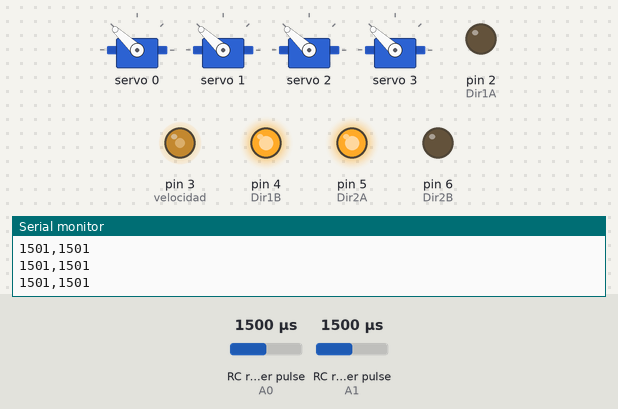
Simulated run of this sketch. Board: Arduino Uno, built with avr-gcc and run on an emulated ATmega328P. Parts: 4 × servo, output pins drawn as LEDs (lit = HIGH), the last lines printed to the serial monitor. Wiring (inferred from the names in the program): 2 × RC receiver channel: data A0 / data A1. The test bench sets the inputs (shaded band); at power-on: RC receiver pulse (sensors on A1, A0) 1500 µs.

Above: at 1.2 s.
1.3 s: RC receiver pulse (sensor on A1) set to 1020 µs
At 2.1 s:
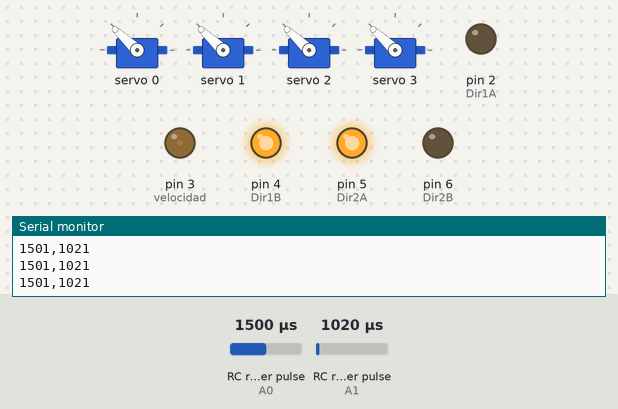
2.8 s: RC receiver pulse (sensor on A1) set to 1250 µs
At 3.2 s:
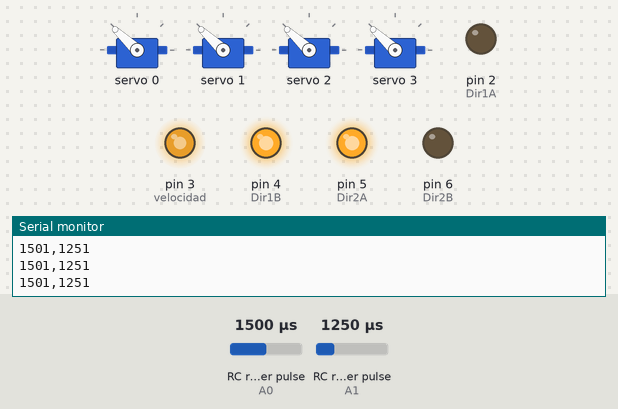
4.3 s: RC receiver pulse (sensor on A1) set to 1750 µs
At 5.5 s:
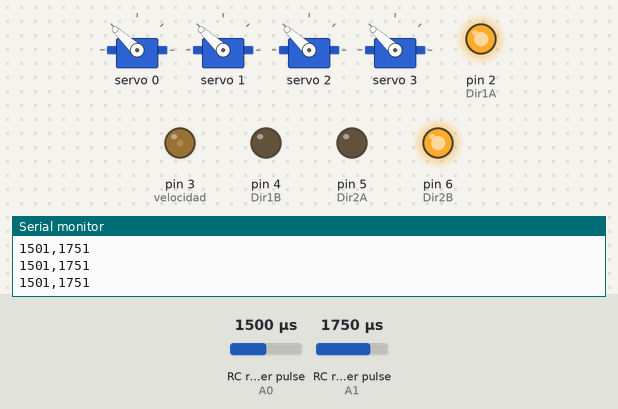
5.8 s: RC receiver pulse (sensor on A1) set to 1980 µs
At 6.8 s:
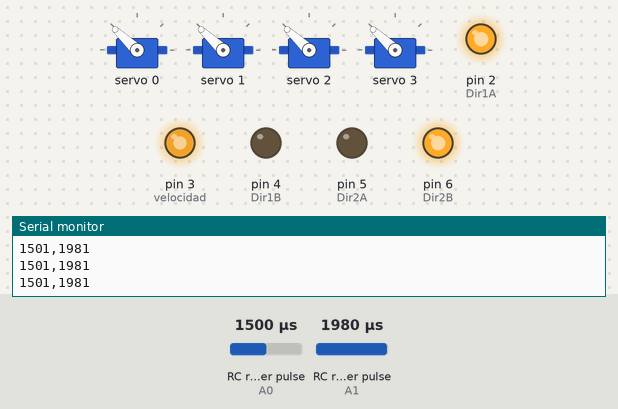
7.3 s: RC receiver pulse (sensor on A1) set to 1500 µs
At 7.9 s:
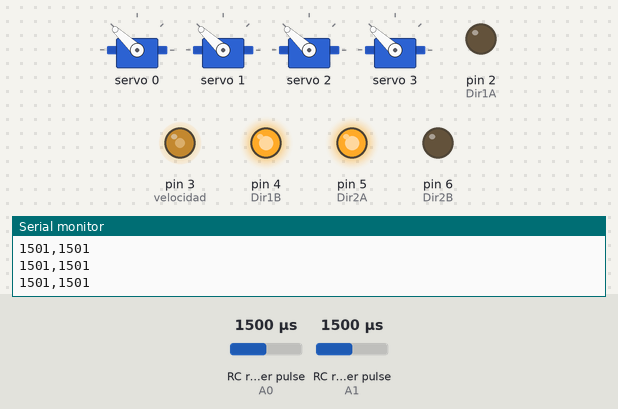
8.8 s: RC receiver pulse (sensor on A1) set to 1590 µs
At 10.3 s:
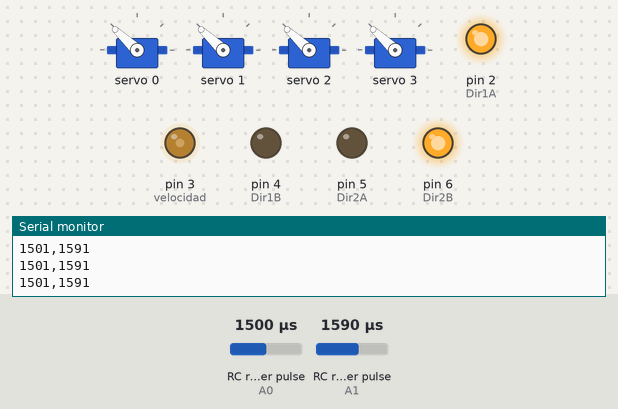
Timing chart, 0 to 11.3 s (numbered marks = the images above; inputs shaded):
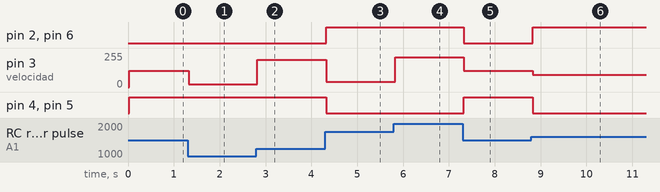

The sketch:

rover_pca9685_.ino
```cpp
#include <Wire.h>
#include <Adafruit_PWMServoDriver.h>

Adafruit_PWMServoDriver servos = Adafruit_PWMServoDriver(0x40);
unsigned int pos_0 = 102; // Calculo de pulsos para 0 grados
unsigned int pos_180 = 512; //Calculo de pulsos para 180 grados
const int servo_ch_1 = 0;// asignar el canal

#define N 2
#define CH1 A0
#define CH2 A1
//#define CH3 A2
int ch[N];

int velocidad = 3;
int Dir1A = 2;
int Dir1B = 4;
int Dir2A = 5;
int Dir2B = 6;
int aceleracion = 0;


void setup() {
  Serial.begin(9600);

  pinMode(Dir1A, OUTPUT);
  pinMode(Dir1B, OUTPUT);
  pinMode(Dir2A, OUTPUT);
  pinMode(Dir2B, OUTPUT);
  pinMode(velocidad, OUTPUT);

  pinMode(CH1, INPUT);
  pinMode(CH2, INPUT);
  //pinMode(CH3, INPUT);

  servos.begin();
  servos.setPWMFreq(50); //Frecuecia PWM de 60Hz

}

void loop() {
  ch[0] = pulseIn(CH1, HIGH); //Dirección (carrito: 990-1529-1945)435-205
  ch[1] = pulseIn(CH2, HIGH); //Velocidad
  //ch[2] = pulseIn(CH3, HIGH);

  Serial.print(ch[0]);
  Serial.print(",");
  Serial.println(ch[1]);
  //Serial.print(",");
 // Serial.println(ch[2]);


  if (ch[1] > 1580) {
    aceleracion = map(ch[1], 1580, 1885, 0, 255);
    MovAdelante();
  } else {
    MovAtras();
    aceleracion = map(ch[1], 1090, 1580, 255, 0);
  }
  aceleracion = map(ch[1], 1880, 1090, 0, 255);

  analogWrite(velocidad, aceleracion);

  servito(0, 205, 435, 0);
  servito(1, 205, 435, 0);
  servito(2, 435, 205, 7-0);
  servito(3, 435, 205, 0);


}//Fin


/* ====================================================================================================================


*/

void MovAdelante() {
  digitalWrite(Dir1A, 1);
  digitalWrite(Dir1B, 0);

  digitalWrite(Dir2A, 0);
  digitalWrite(Dir2B, 1);
}

void MovAtras() {
  digitalWrite(Dir1A, 0);
  digitalWrite(Dir1B, 1);

  digitalWrite(Dir2A, 1);
  digitalWrite(Dir2B, 0);
}

void MovDetener() {
  digitalWrite(Dir1A, 0);
  digitalWrite(Dir1B, 0);

  digitalWrite(Dir2A, 0);
  digitalWrite(Dir2B, 0);
}

void servito(int numero, int pos1, int pos2, int correct) {    //205-435
  int duty
  ;
  duty = map(ch[0], 990, 1945, pos1, pos2);
  servos.setPWM(numero, 0, duty+correct);
 servos.setPWM(numero, 0,400 );
}
```

Measured:
- after the input at 1.3 s, pin 3 (velocidad): 122/255 → 21/255 at once
- after the input at 2.8 s, pin 3 (velocidad): 21/255 → 203/255 at once
- after the input at 4.3 s, pin 2 (Dir1A), pin 6 (Dir2B): LOW → HIGH at once; pin 3 (velocidad): 203/255 → 41/255 at once; pin 4 (Dir1B), pin 5 (Dir2A): HIGH → LOW at once
- after the input at 5.8 s, pin 3 (velocidad): 41/255 → 224/255 at once
- after the input at 7.3 s, pin 2 (Dir1A), pin 6 (Dir2B): HIGH → LOW at once; pin 3 (velocidad): 224/255 → 122/255 at once; pin 4 (Dir1B), pin 5 (Dir2A): LOW → HIGH at once
- after the input at 8.8 s, pin 2 (Dir1A), pin 6 (Dir2B): LOW → HIGH at once; pin 3 (velocidad): 122/255 → 93/255 at once; pin 4 (Dir1B), pin 5 (Dir2A): HIGH → LOW at once
